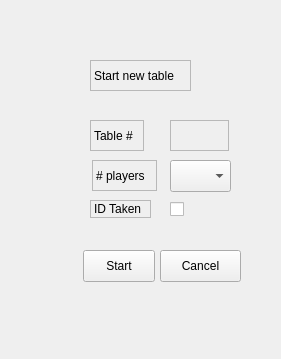
<?xml version="1.0" encoding="UTF-8"?>
<ui version="4.0">
 <class>TableStart</class>
 <widget class="QWidget" name="TableStart">
  <property name="geometry">
   <rect>
    <x>0</x>
    <y>0</y>
    <width>281</width>
    <height>359</height>
   </rect>
  </property>
  <property name="windowTitle">
   <string>Form</string>
  </property>
  <widget class="QLabel" name="label_3">
   <property name="geometry">
    <rect>
     <x>92</x>
     <y>160</y>
     <width>65</width>
     <height>31</height>
    </rect>
   </property>
   <property name="styleSheet">
    <string notr="true">border-color: rgb(238, 51, 255);</string>
   </property>
   <property name="frameShape">
    <enum>QFrame::StyledPanel</enum>
   </property>
   <property name="frameShadow">
    <enum>QFrame::Sunken</enum>
   </property>
   <property name="text">
    <string># players</string>
   </property>
  </widget>
  <widget class="QLabel" name="label_4">
   <property name="geometry">
    <rect>
     <x>90</x>
     <y>200</y>
     <width>61</width>
     <height>18</height>
    </rect>
   </property>
   <property name="styleSheet">
    <string notr="true">border-color: rgb(238, 51, 255);</string>
   </property>
   <property name="frameShape">
    <enum>QFrame::StyledPanel</enum>
   </property>
   <property name="frameShadow">
    <enum>QFrame::Sunken</enum>
   </property>
   <property name="text">
    <string>ID Taken</string>
   </property>
  </widget>
  <widget class="QComboBox" name="PlayerNum_ComboBox">
   <property name="geometry">
    <rect>
     <x>170</x>
     <y>160</y>
     <width>61</width>
     <height>32</height>
    </rect>
   </property>
  </widget>
  <widget class="QCheckBox" name="checkBox">
   <property name="geometry">
    <rect>
     <x>170</x>
     <y>200</y>
     <width>19</width>
     <height>18</height>
    </rect>
   </property>
   <property name="text">
    <string/>
   </property>
  </widget>
  <widget class="QPushButton" name="startButton">
   <property name="geometry">
    <rect>
     <x>83</x>
     <y>250</y>
     <width>72</width>
     <height>32</height>
    </rect>
   </property>
   <property name="text">
    <string>Start</string>
   </property>
   <property name="default">
    <bool>false</bool>
   </property>
   <property name="flat">
    <bool>false</bool>
   </property>
  </widget>
  <widget class="QPushButton" name="cancelButton">
   <property name="geometry">
    <rect>
     <x>160</x>
     <y>250</y>
     <width>81</width>
     <height>32</height>
    </rect>
   </property>
   <property name="text">
    <string>Cancel</string>
   </property>
  </widget>
  <widget class="QLabel" name="label">
   <property name="geometry">
    <rect>
     <x>90</x>
     <y>60</y>
     <width>101</width>
     <height>31</height>
    </rect>
   </property>
   <property name="frameShape">
    <enum>QFrame::StyledPanel</enum>
   </property>
   <property name="frameShadow">
    <enum>QFrame::Sunken</enum>
   </property>
   <property name="text">
    <string>Start new table</string>
   </property>
  </widget>
  <widget class="QLabel" name="label_2">
   <property name="geometry">
    <rect>
     <x>90</x>
     <y>120</y>
     <width>54</width>
     <height>31</height>
    </rect>
   </property>
   <property name="styleSheet">
    <string notr="true">border-color: rgb(238, 51, 255);</string>
   </property>
   <property name="frameShape">
    <enum>QFrame::StyledPanel</enum>
   </property>
   <property name="frameShadow">
    <enum>QFrame::Sunken</enum>
   </property>
   <property name="text">
    <string>Table #</string>
   </property>
  </widget>
  <widget class="QLabel" name="label_5">
   <property name="geometry">
    <rect>
     <x>170</x>
     <y>120</y>
     <width>59</width>
     <height>31</height>
    </rect>
   </property>
   <property name="frameShape">
    <enum>QFrame::StyledPanel</enum>
   </property>
   <property name="text">
    <string/>
   </property>
  </widget>
 </widget>
 <resources/>
 <connections/>
</ui>
